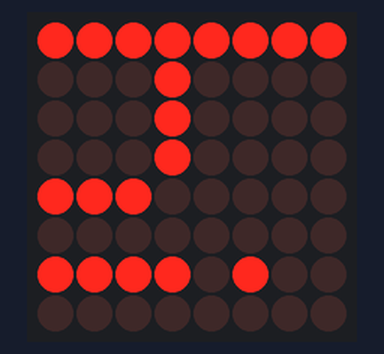
Bench run of a sketch on a simulated Arduino Uno, built with avr-gcc and run on an emulated ATmega328P. Shown: 8×8 LED matrix.

Above: at 0.1 s.
At 5.1 s:
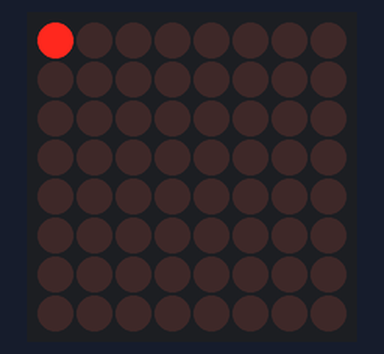
At 8.61 s:
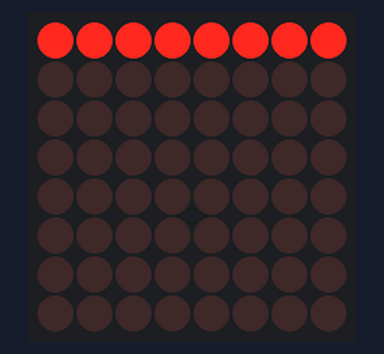
At 16.83 s:
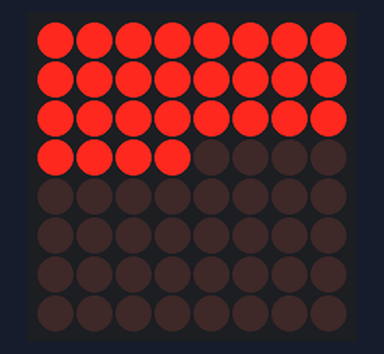
At 25.16 s:
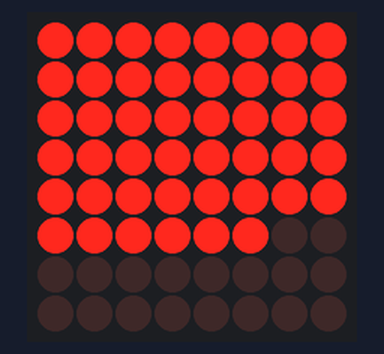
At 33.9 s:
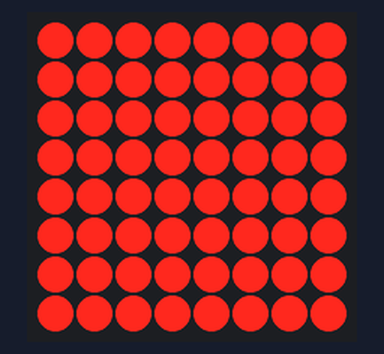

Measured:
- what the display in image 5 shows lasts 2.1 s, from 33.8 s to 35.9 s

The sketch:

15_MAX7219.ino
```cpp
//We always have to include the library
#include "LedControl.h"

/*
  Now we need a LedControl to work with.
 ***** These pin numbers will probably not work with your hardware *****
  pin 12 is connected to the DataIn
  pin 11 is connected to the CLK
  pin 10 is connected to LOAD(CS)
  We have only a single MAX72XX.
*/
LedControl lc = LedControl(12, 11, 10, 1); // DIN, CLK, CS, NRDEV

/* image switching time */
unsigned long delaytime1 = 500;
unsigned long delaytime2 = 50;
void setup() {
  /*
    The MAX72XX is in power-saving mode on startup,
    we have to do a wakeup call
  */
  lc.shutdown(0, false);
  /* Set the brightness to a medium values */
  lc.setIntensity(0, 8);
  /* and clear the display */
  lc.clearDisplay(0);
}

/*
  This function will light up every Led on the matrix.
  The led will blink along with the row-number.
  row number 4 (index==3) will blink 4 times etc.
*/
void single() {
  for (int row = 0; row < 8; row++) {
    for (int col = 0; col < 8; col++) {
      delay(delaytime2);
      lc.setLed(0, row, col, true);
      delay(delaytime2);
      for (int i = 0; i < col; i++) {
        lc.setLed(0, row, col, false);
        delay(delaytime2);
        lc.setLed(0, row, col, true);
        delay(delaytime2);
      }
    }
  }
}

void writeHiOnMatrix() {
  byte h[8] = {B11111111, B00010000, B00010000, B00010000, B11100000, B00000000, B11110100, B00000000};
  lc.setRow(0, 0, h[0]);
  lc.setRow(0, 1, h[1]);
  lc.setRow(0, 2, h[2]);
  lc.setRow(0, 3, h[3]);
  lc.setRow(0, 4, h[4]);
  lc.setRow(0, 5, h[5]);
  lc.setRow(0, 6, h[6]);
}

void loop() {
  writeHiOnMatrix();
  delay(5000);
  lc.clearDisplay(0);
  single();
  delay(2000);
  lc.clearDisplay(0);
}
```
